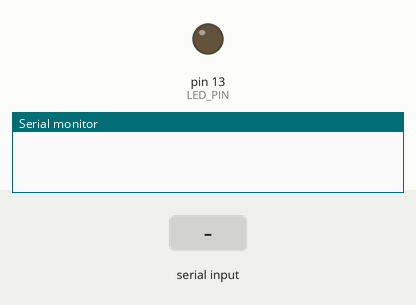
The sketch below on a simulated Arduino Uno, built with avr-gcc and run on an emulated ATmega328P. Shown: output pins drawn as LEDs (lit = HIGH), the last lines printed to the serial monitor. The inputs (shaded band) are chosen by the test bench.

Above: at 1.2 s.
1.3 s: "o" received over Serial
At 1.9 s:
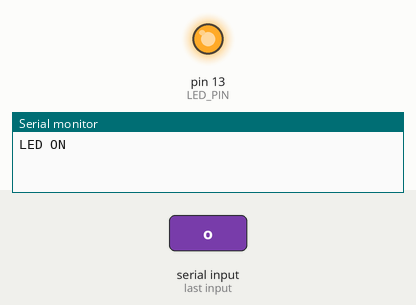
2.8 s: "p" received over Serial
At 4.2 s:
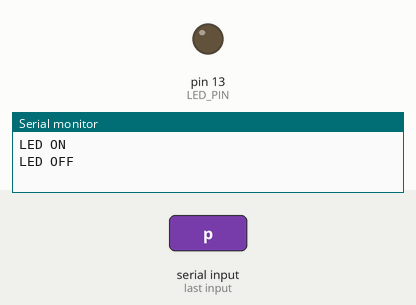
Timing chart, 0 to 5.8 s (numbered marks = the images above; inputs shaded):
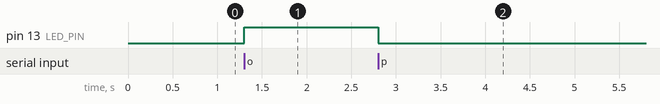

The sketch:

serial_io.ino
```cpp
#define LED_PIN 13

void setup(){
  pinMode(LED_PIN, OUTPUT);
  Serial.begin(9600);
}

void loop(){
  int inputchar = Serial.read();

  if(inputchar != -1 ){
    switch(inputchar){
      case 'o':
        Serial.print("LED ON\n");
        digitalWrite(LED_PIN, HIGH);
        break;
      case 'p':
        Serial.print("LED OFF\n");
        digitalWrite(LED_PIN, LOW);
        break;
    }
  }
}
```

Measured:
- after the input at 1.3 s, pin 13 (LED_PIN): LOW → HIGH at once
- after the input at 2.8 s, pin 13 (LED_PIN): HIGH → LOW at once
